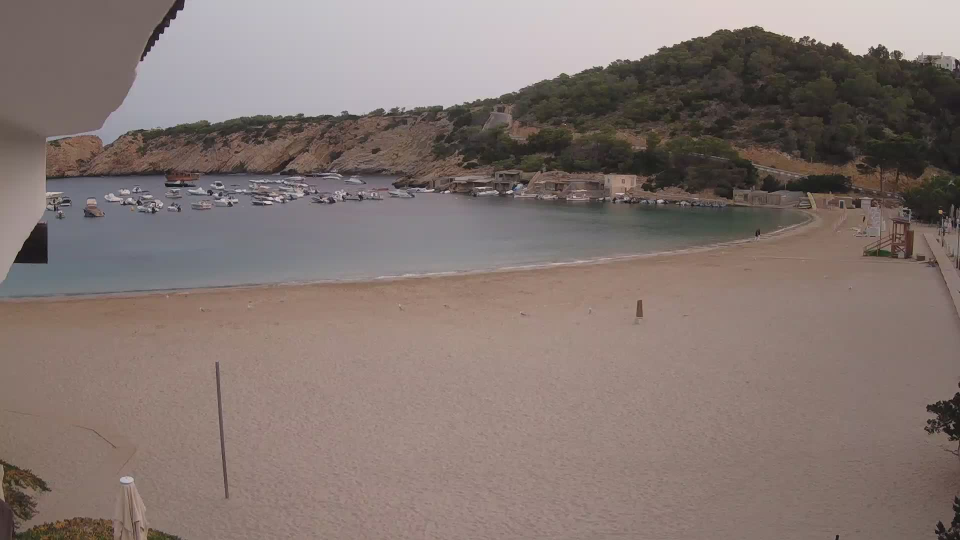
#> input picture dataset/background_image/1660366800.jpg, 1920 x 1080 px, found by its file name (shown at 1/2 size)
$ python crowd_counting.py   (older library calls are emulated)
#> lines starting #> are read from the running program, lines starting #| are printed output that depends on the picture; after the words box and inside, x2 and y2 are one past the last pixel; in counts of white or black regions, pixels touching at a corner belong together; long printed decimals are rounded
import cv2
import numpy as np
import matplotlib.pyplot as plt
import pandas as pd
from scipy.spatial import distance
import os


def compute_iou(box1, box2):
    # Compute the intersection over union of two bounding boxes
    x1, y1, w1, h1 = box1
    x2, y2, w2, h2 = box2

    # Compute the (x, y)-coordinates of the intersection rectangle
    xi1 = max(x1, x2)
    yi1 = max(y1, y2)
    xi2 = min(x1 + w1, x2 + w2)
    yi2 = min(y1 + h1, y2 + h2)

    # Compute the area of the intersection rectangle
    inter_area = max(0, xi2 - xi1) * max(0, yi2 - yi1)

    # Compute the area of both bounding boxes
    box1_area = w1 * h1
    box2_area = w2 * h2

    # Compute the intersection over union by taking the intersection area
    # divided by the sum of areas minus the intersection area
    iou = inter_area / float(box1_area + box2_area - inter_area)

    return iou

def compute_center(box):
    # Compute the center (x, y) of the bounding box
    x, y, w, h = box
    return (x + w / 2, y + h / 2)

def compute_distance(center1, center2):
    # Compute Euclidean distance between two centers
    return np.linalg.norm(np.array(center1) - np.array(center2))

def non_maximum_suppression_proximity(boxes, distance_threshold=50, iou_threshold=0.3):
    selected_boxes = []
    remaining_boxes = boxes.copy()

    while remaining_boxes:
        # Take the first box (largest by area or first in list)
        current_box = remaining_boxes.pop(0)
        selected_boxes.append(current_box)

        current_center = compute_center(current_box)

        # Filter out boxes that are either too close or have a high IoU with the current box
        remaining_boxes = [box for box in remaining_boxes if
                           compute_distance(current_center, compute_center(box)) > distance_threshold and
                           compute_iou(current_box, box) < iou_threshold]

    return selected_boxes


def load_labels(csv_path, image_name):
    try:
        labels = pd.read_csv(csv_path, header=None, names=["Label", "X", "Y", "Image", "Width", "Height"])
        points = labels[labels["Image"] == image_name][["X", "Y"]].values.tolist()
        return points
    except Exception as e:
        print(f"Error reading labels: {e}")
        return []

def ROI_mask(image_path):
    image = cv2.imread(image_path)
    height, width, _ = image.shape

    roi_corners = np.array([[(0, 900), (500, height), (width, height), (width, 400), (0, 510)]], dtype=np.int32)

    # Create a blank mask with the same dimensions as the input image (single channel)
    mask = np.zeros_like(image[:, :, 0])  # This is a grayscale mask

    # Fill the polygon area (ROI) with white (255)
    cv2.fillPoly(mask, roi_corners, 255)

    # Apply the mask to the input image (or any other image you want to process)
    masked_image = cv2.bitwise_and(image, image, mask=mask)

    return masked_image


def calculate_distance(centroid, annotation):
    return distance.cdist(centroid, annotation, 'euclidean')

def calculate_metrics(centroids,annotations):
    tp=0
    fp=0
    fn=0
    distances = []
    match_annotations=np.zeros(len(annotations))
    distances= calculate_distance(np.array(centroids), np.array(annotations))
    for i, c in enumerate(centroids):
        min = np.min(distances[i,:])
        closest_annotation = np.argmin(distances[i,:])
        if min <=20 and not match_annotations[closest_annotation]:
            tp +=1
            match_annotations[closest_annotation]=1
        else:
            fp+=1
    total_detected = np.count_nonzero(match_annotations)
    fn = len(match_annotations)-total_detected

    precision = tp / (tp + fp)
    recall = tp / (tp + fn)
    f1_score = (2 * precision * recall) / (precision + recall)

    print(tp)
    print(fp)
    print(fn)

    mse = calculate_mse(tp,fp, len(annotations))
    rmse = np.sqrt(mse)

    return precision, recall,f1_score,rmse

def calculate_mse(tp,fp,len):
    return ((tp + fp)- len)**2

def count_people_on_beach(image_path, background_path, csv_path):
    # Read background image
#> called with image_path = 'dataset/images/1660392000.jpg', background_path = 'dataset/background_image/1660366800.jpg', csv_path = 'dataset/ground_truth/labels.csv'
    background = cv2.imread(background_path)
#> background is the input picture: shape (1080, 1920, 3); mean B, G, R 113.2, 117.8, 131.5
    ROI_background = ROI_mask(background_path)
#> in ROI_mask, `cv2.fillPoly(mask, roi_corners, 255)`:
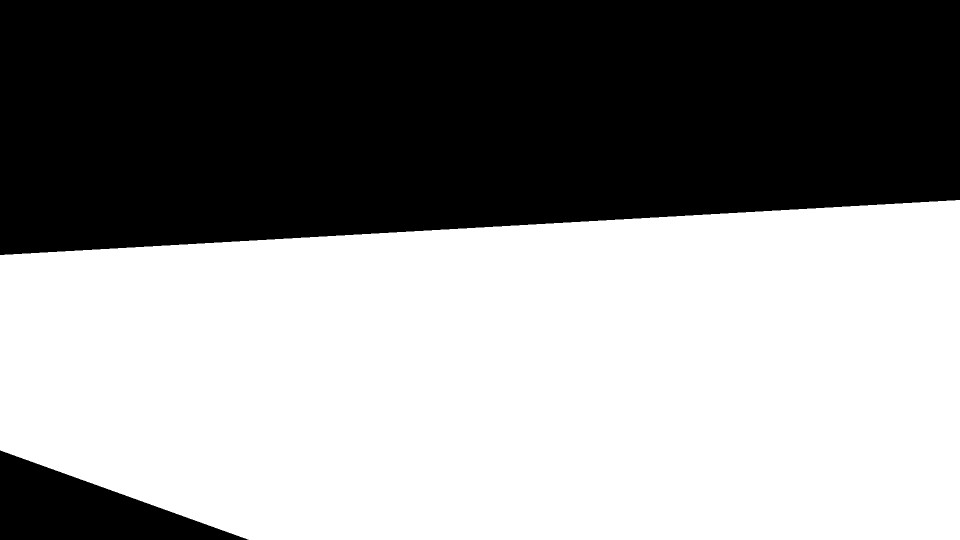
#> mask: shape (1080, 1920) (shown at 1/2 size); 55.7% white; 2 black regions, box (x1, y1, x2, y2) and area: (0, 0, 1920, 510) 873600, (0, 901, 497, 1080) 44661
    if background is None:
        raise ValueError(f"Could not read background image: {background_path}")

    # Read input image
    img = cv2.imread(image_path)
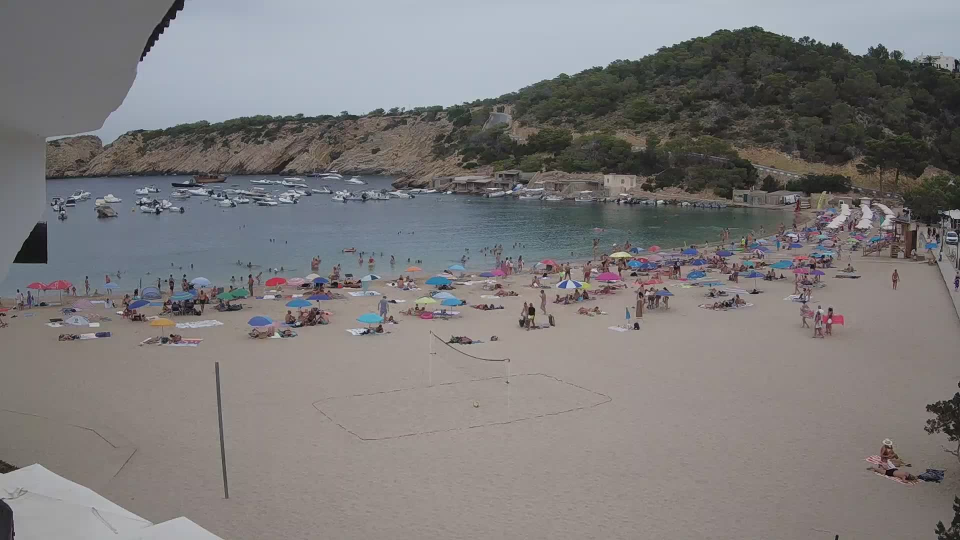
#> input picture dataset/images/1660392000.jpg, 1920 x 1080 px, found by its file name (shown at 1/2 size)
#> img is the input picture: shape (1080, 1920, 3); mean B, G, R 122.7, 122.5, 125
    ROI_img = ROI_mask(image_path)
    if img is None:
        raise ValueError(f"Could not read image: {image_path}")

    # Convert both images to grayscale
    background_gray = cv2.cvtColor(ROI_background, cv2.COLOR_BGR2GRAY)
    img_gray = cv2.cvtColor(ROI_img, cv2.COLOR_BGR2GRAY)

    # Ensure images have same dimensions
    if img_gray.shape != background_gray.shape:
        raise ValueError("Image and background must have the same dimensions")

    # Subtract background
    diff = cv2.absdiff(img_gray, background_gray)

    # Apply Gaussian blur to reduce noise
    blurred = cv2.GaussianBlur(diff, (11, 11), 0)

    # Apply Sobel operator to emphasize edges
    sobel_x = cv2.Sobel(blurred, cv2.CV_64F, 1, 0, ksize=3)  # Gradient in X direction
    sobel_y = cv2.Sobel(blurred, cv2.CV_64F, 0, 1, ksize=3)  # Gradient in Y direction
    sobel = cv2.magnitude(sobel_x, sobel_y)  # Combine gradients

    # Normalize Sobel output to 8-bit for visualization
    blurred = np.uint8(np.clip(sobel, 0, 255))

    # Apply threshold to create binary image
    _, thresh = cv2.threshold(blurred, 39, 255, cv2.THRESH_BINARY)
#> thresh: shape (1080, 1920); 2.7% white; 697 white regions (340 under 20 px), largest, box (x1, y1, x2, y2) and area: (317, 588, 425, 635) 1895, (568, 612, 658, 659) 1773, (1035, 603, 1082, 663) 1276

    # Apply morphological operations to remove noise and connect components
    kernel = np.ones((3, 3), np.uint8)
    thresh = cv2.morphologyEx(thresh, cv2.MORPH_OPEN, kernel)
#> thresh: shape (1080, 1920); 2.3% white; 514 white regions (162 under 20 px), largest, box (x1, y1, x2, y2) and area: (568, 612, 658, 659) 1637, (346, 588, 422, 635) 1235, (1035, 603, 1081, 663) 1137
    thresh = cv2.morphologyEx(thresh, cv2.MORPH_CLOSE, kernel)
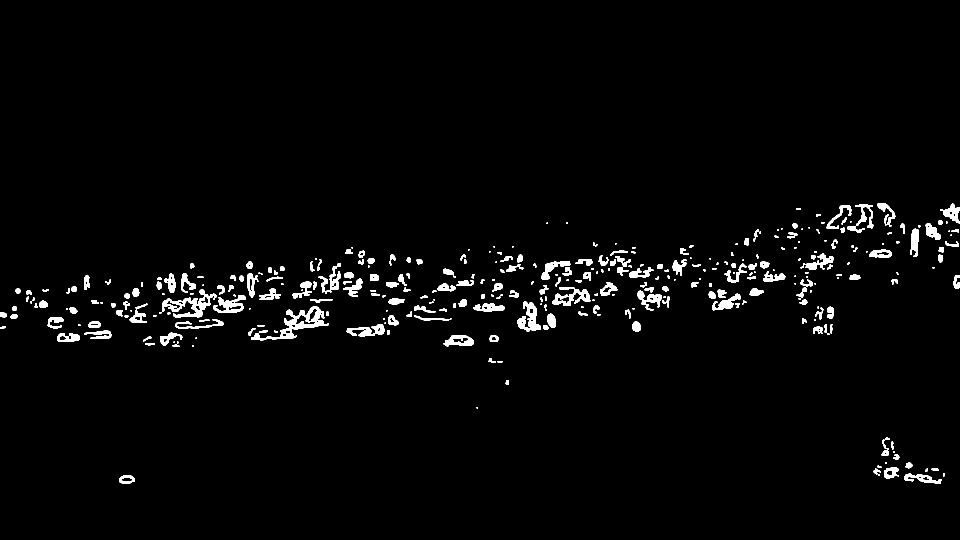
#> thresh: shape (1080, 1920) (shown at 1/2 size); 2.4% white; 339 white regions (88 under 20 px)

    # Find contours
    contours, _ = cv2.findContours(thresh, cv2.RETR_EXTERNAL, cv2.CHAIN_APPROX_SIMPLE)
#> contours = 339 contours, 131 with area under 20; largest, box (x1, y1, x2, y2) and area: (502, 612, 658, 681) 3014, (324, 579, 433, 635) 2102, (1035, 603, 1081, 663) 1284, (1105, 574, 1181, 612) 1235, (426, 590, 492, 626) 1103

    # Filter contours based on area, aspect ratio, and maximum width
    min_area = 5  # Adjust this value based on your image scale
    max_width = 50  # Maximum allowed width for a single person contour
    filtered_contours = []

    for cnt in contours:
        area = cv2.contourArea(cnt)
        if area > min_area:
            x, y, w, h = cv2.boundingRect(cnt)
            if w < max_width:
                filtered_contours.append((x, y, w, h))
#> this loop made 339 passes
#> (cnt, area, x, y, w, h) on pass 40: ([[515, 650], [515, 652], [528, 652], [528, 650]], 26, 515, 650, 14, 3)
#> (area, x, y, w, h) on passes 1, 4, 5, 7, 8, 10: (412.5, 238, 950, 32, 18), (644, 1809, 946, 75, 22), (39, 1863, 937, 15, 4), (69, 1747, 937, 15, 12), (465.5, 1768, 935, 30, 23), (108.5, 1811, 925, 14, 12)
#> after the loop, filtered_contours = 287 items, first 6: (238, 950, 32, 18), (1756, 949, 4, 3), (1886, 947, 4, 6), (1863, 937, 15, 4), (1851, 937, 5, 7), (1747, 937, 15, 12)

    non_overlapping_contours = non_maximum_suppression_proximity(filtered_contours, distance_threshold=30, iou_threshold=0.09)
#> in non_maximum_suppression_proximity, `remaining_boxes = boxes.copy()`: remaining_boxes has the same summary as filtered_contours in count_people_on_beach
#> the loop in non_maximum_suppression_proximity, `while remaining_boxes:` made 140 passes
#> current_center on pass 1: (254, 959)

    # Draw non-overlapping contours and count people
    result_img = img.copy()
    centers = []

    for x, y, w, h in non_overlapping_contours:

        center_x = x + w // 2
        center_y = y + h // 2
        centers.append([center_x,center_y])

        cv2.circle(result_img, (center_x, center_y), 5, (0, 255, 0), -1)
#> this loop made 140 passes
#> (x, y, w, h) on passes 1 to 12: (238, 950, 32, 18), (1756, 949, 4, 3), (1886, 947, 4, 6), (1851, 937, 5, 7), (1811, 925, 14, 12), (1786, 908, 13, 11), (1770, 875, 10, 5), (1011, 760, 7, 9), (995, 722, 10, 3), (384, 691, 4, 3), (345, 689, 14, 5), (290, 686, 20, 5)
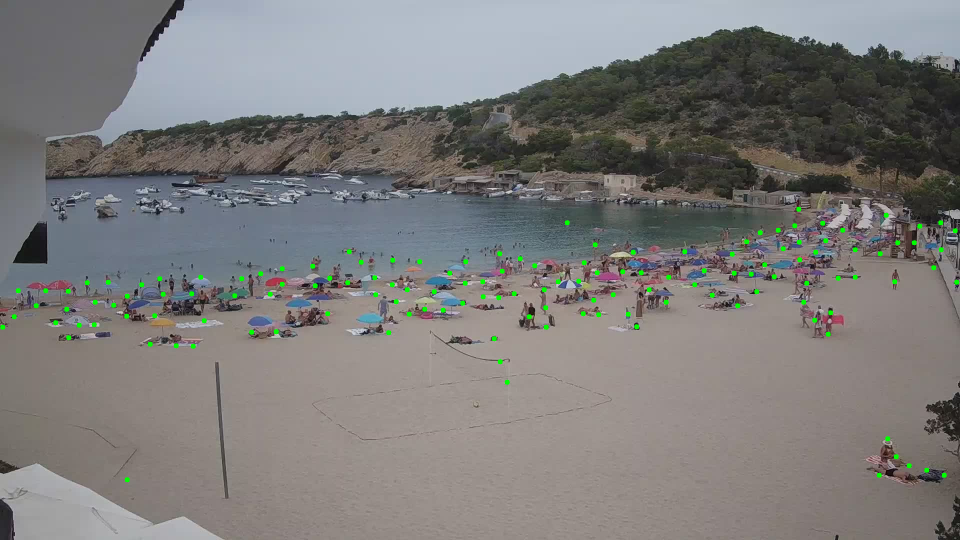
#> result_img: shape (1080, 1920, 3) (shown at 1/2 size); 0.55% of pixels changed, all inside (x1, y1, x2, y2) = (0, 413, 1919, 965)

    estimated_count = len(non_overlapping_contours)
    image_name = image_path.split("/")[-1]
    original_points = load_labels(csv_path, image_name)
#> (reads aina/labels.csv from the repository)

    precision,recall,f1_score,mse = calculate_metrics(centers,original_points)
#> in calculate_distance, `return distance.cdist(centroid, annotation, 'euclidean')`:
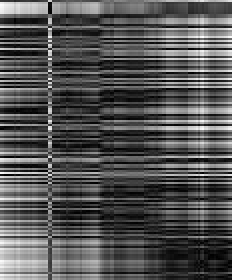
#> returned value: shape (140, 116) float64 (shown 2 times larger); min 1, max 1914.1, mean 632.8; drawn with min black and max white
#> the loop in calculate_metrics, `for i, c in enumerate(centroids):` made 140 passes
#> c on passes 1 to 12: [254, 959], [1758, 950], [1888, 950], [1853, 940], [1818, 931], [1792, 913], [1775, 877], [1014, 764], [1000, 723], [386, 692], [352, 691], [300, 688]
#| 52
#| 88
#| 64

    print("Precision",precision)
#| Precision 0.3714
    print("Recall", recall)
#| Recall 0.4483
    print("F1 Score", f1_score)
#| F1 Score 0.4062
    print("MSE", mse)
#| MSE 24.0

    # Draw original labeled points on the image
    original_img = img.copy()
    for x, y in original_points:
        cv2.circle(original_img, (int(x), int(y)), 5, (255, 0, 0), -1)  # Draw a blue point
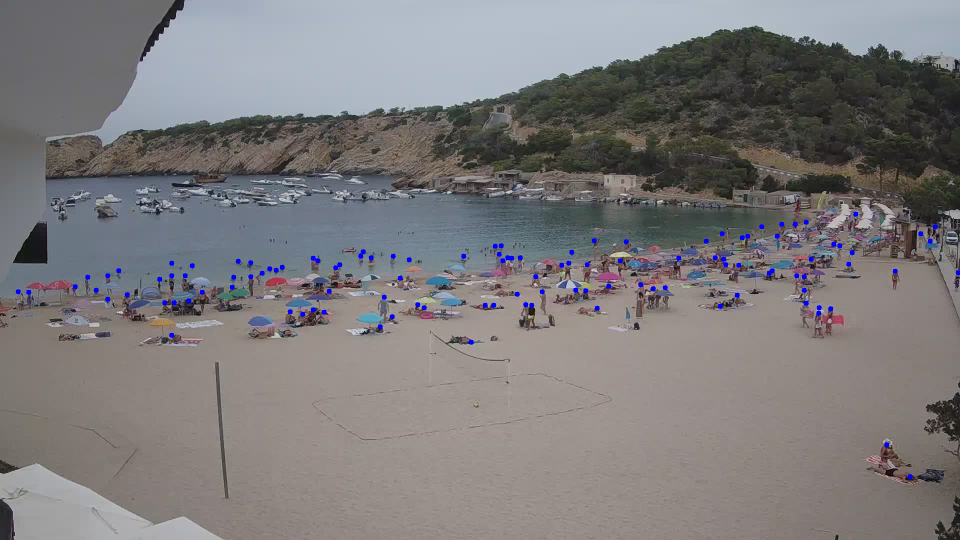
#> original_img: shape (1080, 1920, 3) (shown at 1/2 size); 0.45% of pixels changed, all inside (x1, y1, x2, y2) = (31, 423, 1920, 959)

    # Visualization of Results
    plt.figure(figsize=(20, 10))

    plt.subplot(131)
    plt.title('Difference Detection')
    plt.imshow(thresh, cmap='gray')
    plt.axis('off')

    plt.subplot(132)
    plt.title(f'Detected People (Est. Count: {estimated_count})')
    plt.imshow(cv2.cvtColor(result_img, cv2.COLOR_BGR2RGB))
    plt.axis('off')

    plt.subplot(133)
    plt.title(f'Original Labelled People (Est. Count: {len(original_points)})')
    plt.imshow(cv2.cvtColor(original_img, cv2.COLOR_BGR2RGB))
    plt.axis('off')

    plt.tight_layout()
    plt.show()
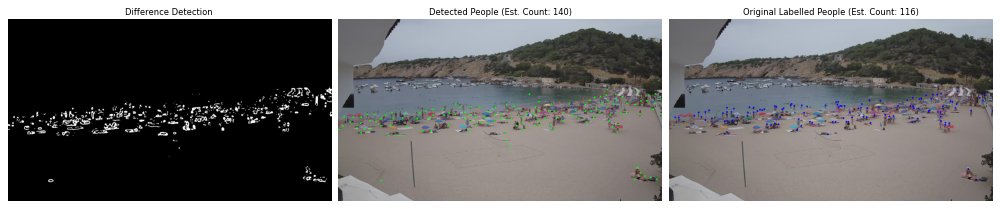
#> figure drawn by matplotlib, 3 panels

    print(f"Original labeled points for {image_name}: {len(original_points)}")

    # Return detailed analysis
    analysis = {
        'image_path': image_path,
        'estimated_count': estimated_count,
        'num_contours': len(non_overlapping_contours),
    }

    return analysis


def main():
    # Example usage
    background_path = "dataset/background_image/1660366800.jpg"
    # image_path = "raw_images/1660402800.jpg"
    # image_path = "raw_images/1660388400.jpg"
    image_path = "dataset/images/1660392000.jpg"

    csv_path = "dataset/ground_truth/labels.csv"

    # [12 lines of commented-out code are left out]

    try:
        analysis = count_people_on_beach(image_path, background_path, csv_path)
        print("\nDetailed Analysis:")
        print(f"Final estimated count: {analysis['estimated_count']}")
#| Final estimated count: 140
    except Exception as e:
        print(f"Error processing images: {str(e)}")

if __name__ == "__main__":
    main()
